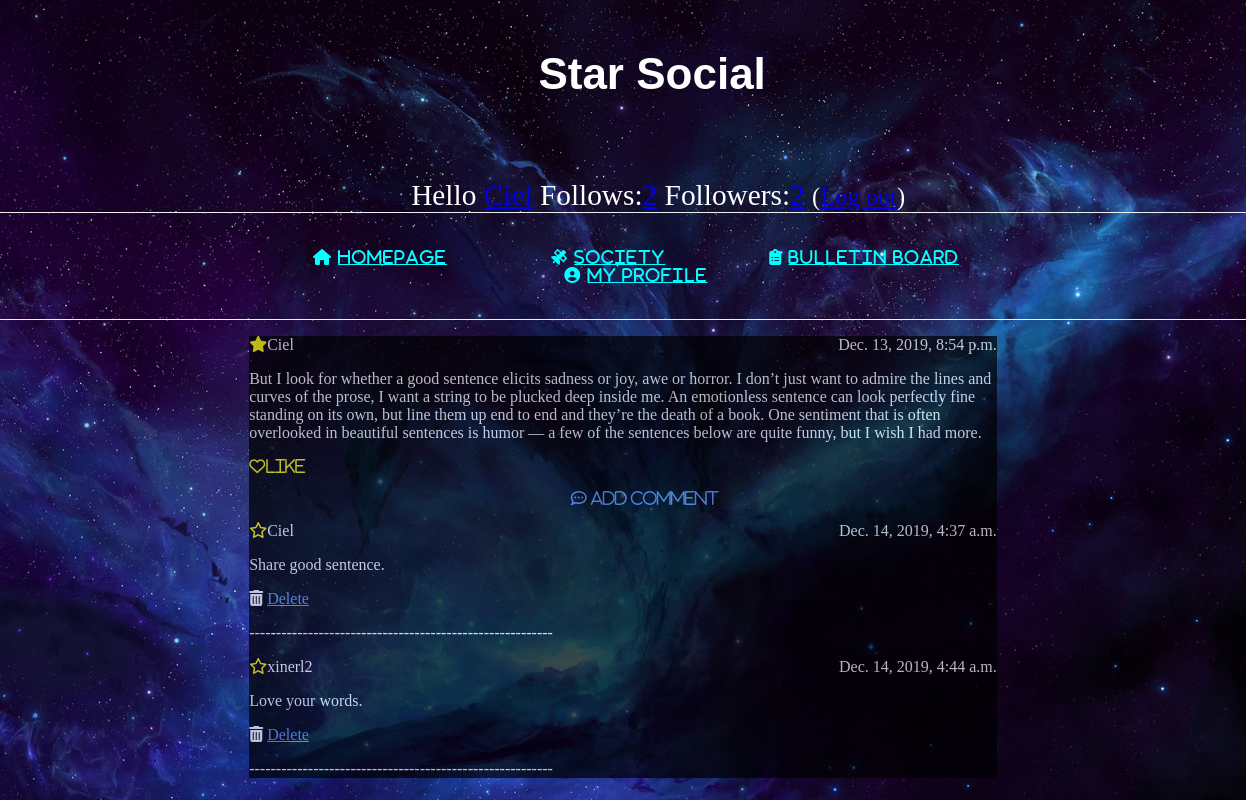
/post/4/ (signed in), run on the app's committed database.
### social_media/models.py (models this page shows, shortened)
class Post(models.Model):
    author = models.ForeignKey('auth.User', on_delete=models.CASCADE, related_name="post_user")
    text = models.TextField()
    date = models.DateTimeField(default=timezone.now)

class Comment(models.Model):
    post = models.ForeignKey('social_media.Post', on_delete=models.CASCADE, related_name='comments')
    author = models.ForeignKey('auth.User', on_delete=models.CASCADE, related_name='users')
    text = models.TextField()
    date = models.DateTimeField(default=timezone.now)

### social_media/views.py (the view)
# urls.py: path('post/<int:pk>/', views.post_detail, name='post_detail'),
@login_required
def post_detail(request, pk):
    uname = request.session['_auth_user_id']
    post = get_object_or_404(Post, pk=pk)
    loveinfo = Favorite.objects.filter(post=pk, user=uname)
    if loveinfo and loveinfo[0].status == "True":
        love_flag = 1
    else:
        love_flag = 0
    return render(request, 'social_media/post_detail.html', {'post': post, 'loveflag':love_flag})

### social_media/templates/social_media/post_detail.html (shortened to what this page needs)
{% extends 'social_media/base1.html' %}
{% load auth_extras %}
{% block head %}
        <link rel="stylesheet" type="text/css"
          href="../../static/social_media/social_media.css">
{% endblock%}
{% block content %}
   <post>
       <div class="date">
           {{ post.date }}
       </div>
       <p><icon><i class="fas fa-star"></i></icon>{{ post.author }}</p>
       <p>{{ post.text|linebreaksbr }}</p>
           <p><a href="{% url 'add_favorite' pk=post.pk %}">
        {% if loveflag == 1 %}
            <icon><i class="fas fa-heart">Liked</i></icon></a>
        {% else %}
            <icon><i class="far fa-heart">Like</i></icon></a>
        {% endif %}
           </p>
   </post>
    <p> <a class="add_comment" href="{% url 'add_comment' pk=post.pk %}"><i class="far fa-comment-dots"> Add Comment</i></a></p>
    <comment_detail>
    {% for comment in post.comments.all %}
        <div class="date">
            {{ comment.date }}
        </div>
        <p><icon><i class="far fa-star"></i></icon>{{ comment.author }}</p>
        <p>{{ comment.text|linebreaks }}</p>
        <p>{% if post.author.id == user.id or request.user|has_group:"Super_User"%}
            <i class="fas fa-trash-alt"></i>
            <a href="{% url 'delete_comment' pk=comment.pk %}" class="comment">Delete</a>
        {% endif %}</p>
    <p>---------------------------------------------------------</p>
    {% empty %}
        <p>No comments here yet :(</p>
    {% endfor %}
    </comment_detail>
{% endblock %}

### social_media/templates/social_media/base1.html (shortened to what this page needs)
{% load auth_extras %}
<html>
    <head>
        {% block head %}{% endblock %}
    </head>
    <body>
    <header class = "bgimg">
        <div class="page-header">
            <h1>Star Social</h1>
        </div>
        <div class = "top-menu">
            {% if user.is_authenticated %}
            Hello <a href = {% url 'my_profile' %}>{{ user.username }}</a> Follows:<a href="{% url 'follows' %}">{{ user.follower.count }}</a>  Followers:<a href="{% url 'followers' %}">{{ user.follows.count }}</a>
             <small>(<a href="{% url 'logout_urlpattern' %}">Log out</a>)</small>
            {% else %}
             You do not <a href="{% url 'login_urlpattern' %}">Log in</a> <a href="{% url 'register_urlpattern' %}">Register</a>
            {% endif %}
        </div>
		<nav>
            <ul>
                {% if user.is_authenticated %}
                <li><i class="fas fa-home">
                    <a href="{% url 'homepage_list' %}" >
                        Homepage</a></i></li>
                {% endif %}
                <li><i class="fas fa-satellite">
                     <a href="{% url 'society_list' %}" >
                         Society</a></i></li>
                <li><i class="fas fa-clipboard-list">
                     <a href="{% url 'bulletin_list' %}" >
                         Bulletin Board</a></i></li>
            {% if user.is_authenticated %}
                <li><i class="fas fa-user-circle">
                    <a href="{% url 'my_profile' %} ">
                        My Profile</a></i></li>
            {% endif %}
            </ul>
		</nav>
		<div class="content">
                {% block content %}
                {% endblock %}
        </div>
    </header>
    </body>
</html>

### social_media/static/social_media/social_media.css (style rules this page uses)
body, html { height: 100%; margin:0px; padding:0px; }
h1,h2,h3,h4,h5,h6 { font-family: "Lobster", sans-serif }
.bgimg { background-size: cover; background-image: url("images/star.jpg"); background-position: center; min-height: 100%; background-repeat:repeat-y; background-color: transparent; border:none; }
.page-header { font-family: Lobster; margin-top: 0; margin-left:40%; padding: 20px 20px 50px 40px; color: white; position: center; left:550px; font-size:22px; }
nav { border-top: 1px solid #eee; width: 78%; border-bottom: 1px solid #eee; margin: 0 0 0; padding: 20px 150px; }
nav ul { margin: 0; padding: 1em 0; list-style-type: none; text-align: center; }
nav ul li { display: inline; padding: 0; margin: 0 50px; font-weight: 500; text-transform: uppercase; text-align: center; font-size: 1rem; letter-spacing: .10rem; color: #00FFFF; }
nav a { color:#00FFFF; }
.top-menu, .top-menu:hover, .top-menu:visited { color: #ffffff; font-size: 22pt; margin-left: 33%; }
.content { margin-left: 20%; background-color: black; margin-right:20%; opacity: 70%; }
.date { float: right; }
post { color: white; }
post icon { color:yellow; }
comment_detail { color: white; }
comment_detail icon { color:yellow; }
.comment { color: cornflowerblue; }
.add_comment { color: cornflowerblue; margin-left: 43%; }

### data on the page
Post: date "Dec. 13, 2019, 8:54 p.m.", author "Ciel", text "But I look for whether a good sentence elicits sadness or joy, awe or horror. I don’t just want to admire the lines and curves of the prose, I want a string to be plucked deep inside me. An emotionless sentence can look perfectly fine standing on its own, but line them up end to end and they’re the death of a book. One sentiment that is often overlooked in beautiful sentences is humor — a few of the sentences below are quite funny, but I wish I had more."
Comment: date "Dec. 14, 2019, 4:37 a.m.", author "Ciel", text "Share good sentence."
Comment: date "Dec. 14, 2019, 4:44 a.m.", author "xinerl2", text "Love your words."

### other printed values
{{ user.username }} "Ciel"
{{ user.follower.count }} "2"
{{ user.follows.count }} "2"
